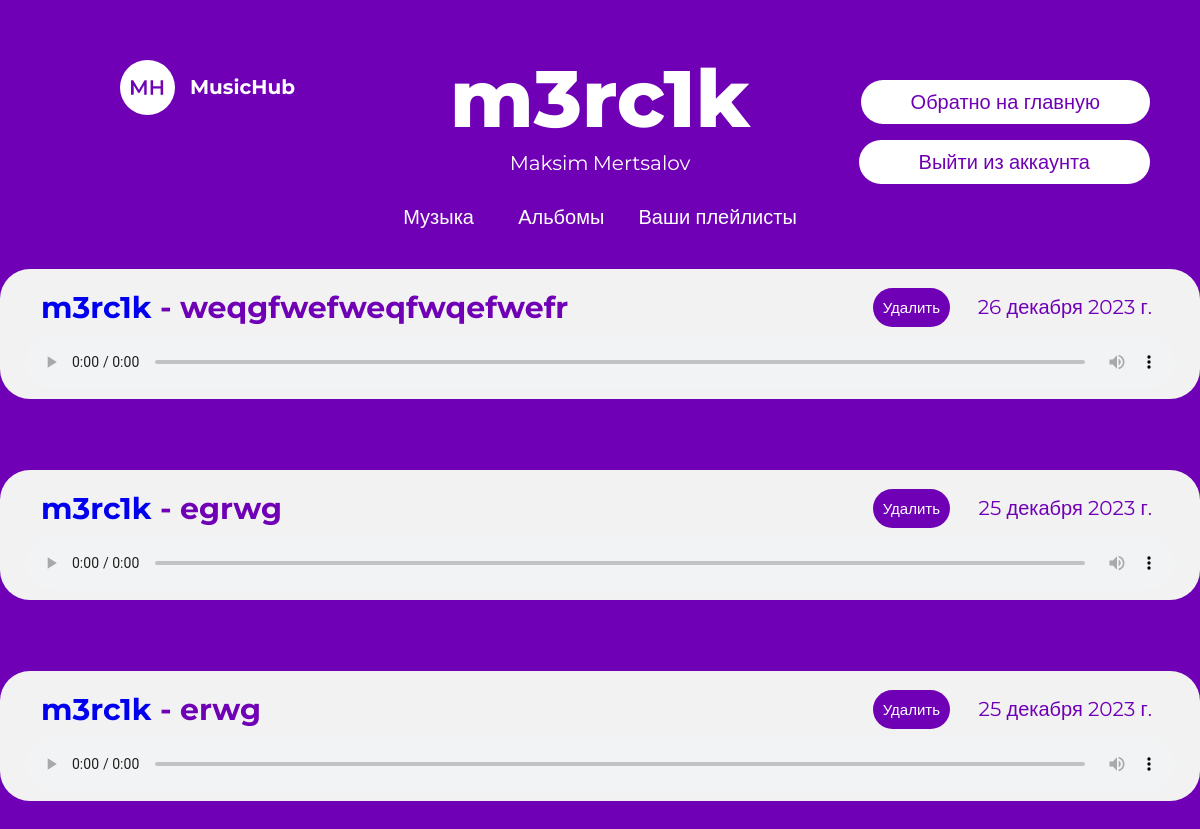
The app's page /account/detail/1 (signed in), older data.
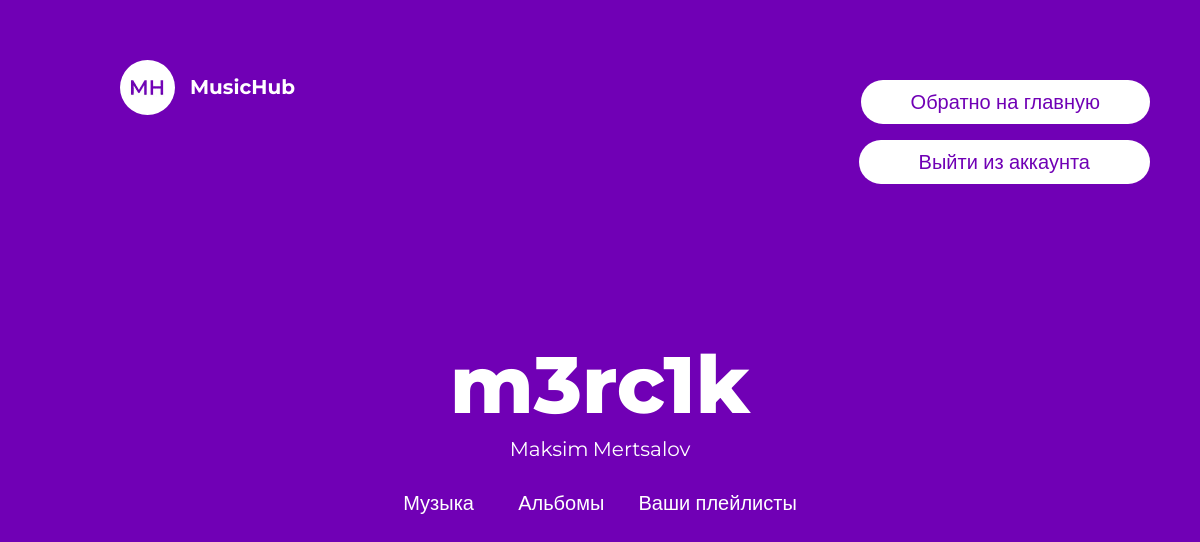
The same page, newer data.
### music/models.py (models this page shows, shortened)
class MusicModel(models.Model):
    title = models.CharField(max_length=20)
    file = models.FileField(upload_to='music_file/')
    author = models.ForeignKey(User, on_delete=models.CASCADE)
    publication_date = models.DateTimeField(null = True, auto_now_add = True)
    album = models.ForeignKey(AlbumModel, on_delete = models.CASCADE, null = True, blank = True)
    class Meta:
        ordering = ['-publication_date']

### account/views.py (the view)
# urls.py: path('detail/<int:pk>', DetailUser.as_view(), name = 'detail'),
class DetailUser(LoginRequiredMixin, generic.DetailView):
    model = User
    template_name = 'account/detail.html'
    def get_context_data(self, **kwargs):
        context = super().get_context_data(**kwargs)
        music_objects = MusicModel.objects.all()
        context['musicmodel'] = music_objects
        return context

### music/templates/account/detail.html (shortened to what this page needs)
{% extends 'base.html' %}
{% load static %}
{% load widget_tweaks %}
{% block content %}
<div class="main">
    <div class="main__block">
        <div class="detail-block">
            <h2 class="main__title detail-title">{{ user.username }}</h2>
            <div class="detail-info">
                <p class = 'detail_fn'>{{ user.first_name }}</p>
                <p class = 'detail_ln'>{{ user.last_name }}</p>
                <div class="music-album detail_sw">
				<ul>
					<li class = 'switch_to_music'><a class = 'sw_to_music' href="{% url 'detail' user.id %}">Музыка</a></li>
					<li class = 'switch_to_album'><a class = 'sw_to_album'  href="{% url 'detail-album' user.id %}">Альбомы</a></li>
                    <li class = 'switch_to_playlist'><a class = 'sw_to_playlist' href="{% url 'playlist' %}">Ваши плейлисты</a></li>
				</ul>
			</div>
        </div>
    </div>
        <img src="{% static 'img/logo.jpg' %}" alt="" class="main_page_image">
        <h2 class="main_page_suptitle">MusicHub</h2>
        <div class="back-to-home_block">
            <a class="back-to-home" href="{% url 'home' %}">Обратно на главную</a>
        </div>
        {% if request.user == user %}
            <div class="detail_logout_block">
                <a class= 'detail_logout' href="{% url 'logout' %}">Выйти из аккаунта</a>
            </div>
        {% endif %}
        {% for music in musicmodel %}
        {% if music.author == user %}
			<div class="home_block_music">
				<div class="home_music_title_author detail-title-author">
					<a class = 'home_music_author' href="{% url 'detail' music.author.id %}">{{ music.author }}</a> - {{ music.title }}
                {% if request.user == music.author %}
					<div class="home_music_delete_block detail_delete">
						<a class = 'home_music_delete' href="{% url 'delete' music.id %}">Удалить</a>
					</div>
				{% endif %}
				</div>
				<div class="home_music_file">
					<audio controls = "controls" class = 'music_player'>
  					<source src="{{ music.file.url }}" >
					</audio>
				</div>
				<div class="home_music_date">
					{{music.publication_date.date}}
				</div>
			</div>
        {% endif %}
		{% endfor %}
    </div>
</div>
{% endblock %}

Row changes from the older to the newer data that the page shows:
removed MusicModel: author "m3rc1k", title "weqgfwefweqfwqefwefr", shows "Удалить", publication_date "26 декабря 2023 г."
removed MusicModel: author "m3rc1k", title "egrwg", shows "Удалить", publication_date "25 декабря 2023 г."
removed MusicModel: author "m3rc1k", title "erwg", shows "Удалить", publication_date "25 декабря 2023 г."
